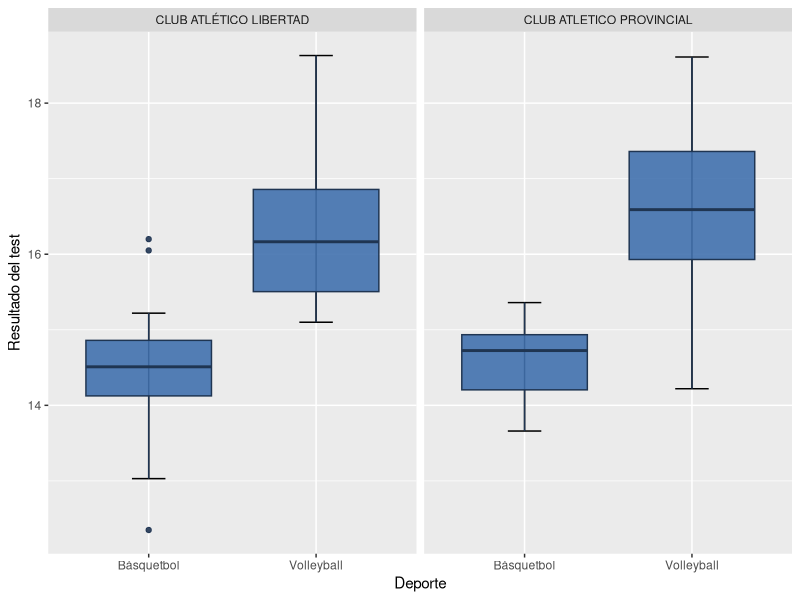
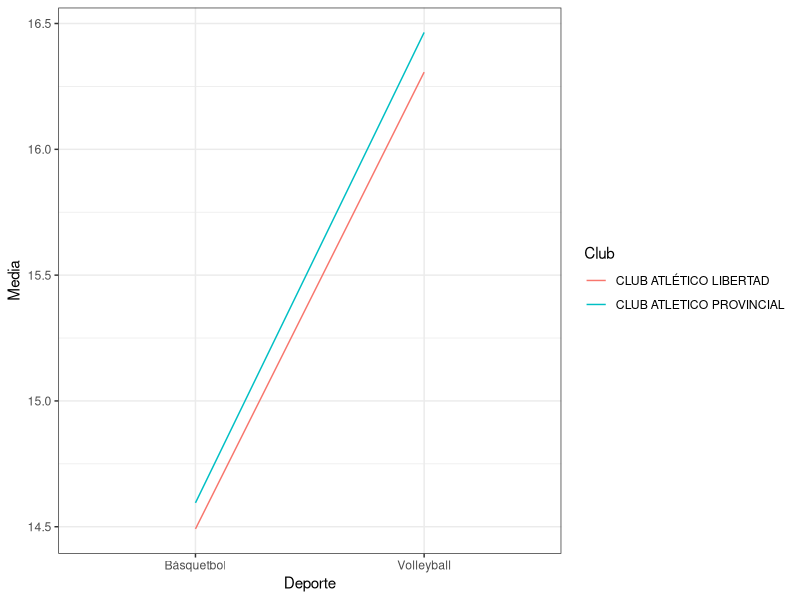

Write R code to recreate these figures, in order.
## ---- chunk 1
# Librerías
library(readxl)
library(cowplot)
library(tidyverse)
## ---- chunk 2
#base_factores <- read_excel("C:/Users/Usuario/Desktop/Facultad Flor/Anova/base_deportistas.xlsx",  sheet = "grupos")
base_factores <- read_excel("../base_deportistas.xlsx", sheet = "grupos")

## ---- chunk 3
head(base_factores)
## ---- chunk 4
# Medidas descriptivas
base_factores %>% 
  group_by(deporte, club) %>% 
  summarise(
    n = n(),
    media = mean(coord),
    desvio = sd(coord)
  ) 
## ---- chunk 5
# Boxplots
ggplot(base_factores, aes(x = deporte, y = coord)) +
  stat_boxplot(geom = "errorbar", 
               width = 0.2) +
  facet_wrap(~club) +
  geom_boxplot(fill = "#4271AE", colour = "#1F3552", 
               alpha = 0.9) +
  labs(y="Resultado del test", x="Deporte")

## ---- chunk 6
# Gráfico de perfiles (para evaluar interacción entre factores)
base_factores %>% 
  group_by(deporte, club) %>% 
  summarise(
    media = mean(coord)
  ) %>% 
ggplot(aes(x=deporte,y=media,
           group=club,
           color=club)) +
      geom_line() +
      theme_bw() +
  labs(y="Media", x="Deporte",color="Club")

## ---- chunk 7
# Tabla ANOVA
anova <- aov(coord~deporte*club, base_factores)
summary(anova)

# Modelo estimado
modelo <- lm(coord~deporte*club, base_factores)
summary(modelo)
## ---- chunk 8
library(emmeans)
cm <- emmeans(modelo, pairwise~deporte*club, adjust="tukey")
confint(cm)
